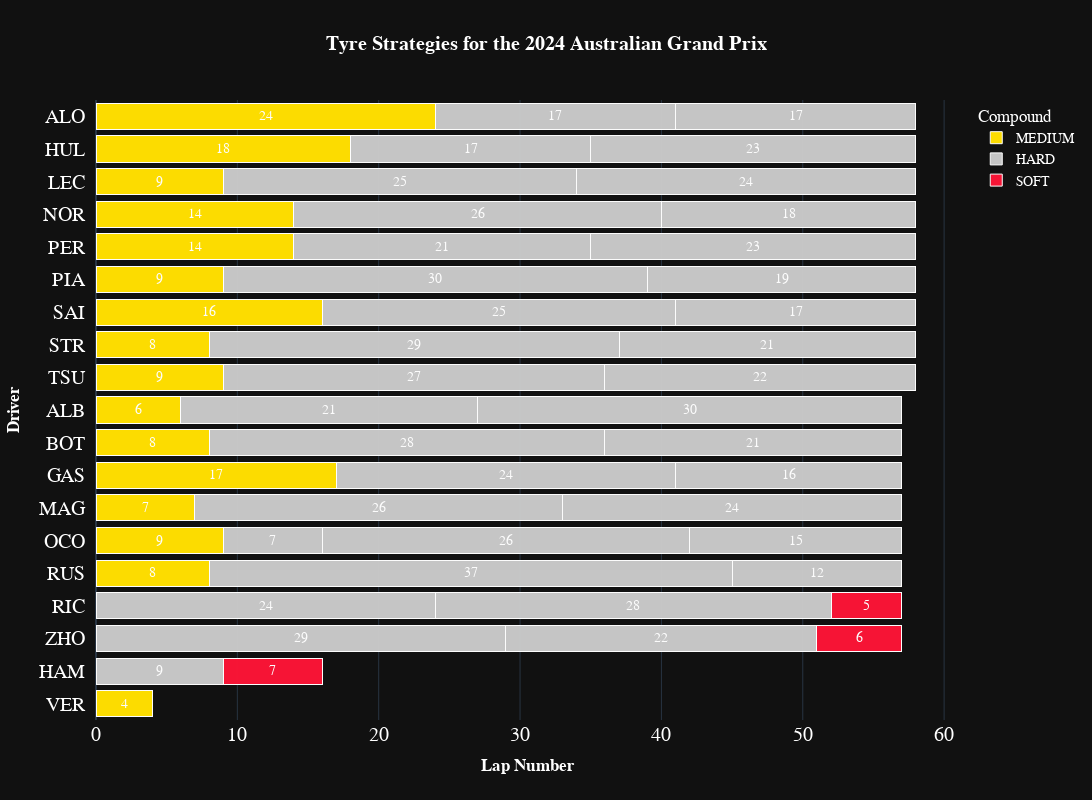

Notebook cell for this chart:
### Code cell
fig=px.bar(
    stints,
    y="Driver",
    x='StintLength',
    text="StintLength",
    orientation='h',
    barmode='stack',
    color='Compound',
    template="plotly_dark",
    title="<b>Tyre Strategies for the {} {}</b>".format(year,gp),
    height=800, width=1200,
    color_discrete_map={
                 "SOFT": "#F91536",
                 "MEDIUM": "#ffdf00 ",
                 "HARD":"#c8c8c8 ",
                 "INTERMEDIATE":"#009E60 ",
                 "WET":"#3671C6"
    }
)
fig.update_layout(
    yaxis = dict(tickfont = dict(size=20)),
    xaxis = dict(tickfont = dict(size=20)),
    xaxis_title="<b>Lap Number</b>",
    yaxis_title="<b>Driver</b>",
    title_x=0.5,
    font=dict(
        family="PT Sans Narrow",
        size=14,
        color="White"
    ),
    title_font_family="PT Sans Narrow",
    # font_family="Courier New",
    # font_color="blue",
    # title_font_color="red",
    # legend_title_font_color="green"

#  "Arial", "Balto", "Courier New", "Droid Sans", "Droid Serif", "Droid Sans Mono", "Gravitas One", "Old Standard TT", "Open Sans", "Overpass", "PT Sans Narrow", "Raleway", "Times New Roman"
)

fig.update_layout(yaxis={'categoryorder':'total descending'},    
        hoverlabel=dict(
        bgcolor="white",
        font_size=16,
        font_family="PT Sans Narrow"
    ),)

fig['layout']['yaxis']['autorange'] = "reversed"

fig.update_traces(marker_line_width=1, marker_line_color="WHITE", opacity=0.99, insidetextanchor="middle",textfont_color="White")

fig.update_yaxes(ticksuffix = "  ")

fig.show()

### Figure 1 — Plotly figure (JSON) as saved in the notebook; plotly's stock layout.template omitted (floating-point values rounded to 4 significant figures)
{"data": [{"alignmentgroup": "True", "hovertemplate": "Compound=MEDIUM<br>StintLength=%{text}<br>Driver=%{y}<extra></extra>", "insidetextanchor": "middle", "legendgroup": "MEDIUM", "marker": {"color": "#ffdf00 ", "line": {"color": "WHITE", "width": 1}, "pattern": {"shape": ""}}, "name": "MEDIUM", "offsetgroup": "MEDIUM", "opacity": 0.99, "orientation": "h", "showlegend": true, "text": [6, 24, 8, 17, 18, 9, 7, 14, 9, 14, 9, 8, 16, 8, 9, 4], "textfont": {"color": "White"}, "textposition": "auto", "type": "bar", "x": [6, 24, 8, 17, 18, 9, 7, 14, 9, 14, 9, 8, 16, 8, 9, 4], "xaxis": "x", "y": ["ALB", "ALO", "BOT", "GAS", "HUL", "LEC", "MAG", "NOR", "OCO", "PER", "PIA", "RUS", "SAI", "STR", "TSU", "VER"], "yaxis": "y"}, {"alignmentgroup": "True", "hovertemplate": "Compound=HARD<br>StintLength=%{text}<br>Driver=%{y}<extra></extra>", "insidetextanchor": "middle", "legendgroup": "HARD", "marker": {"color": "#c8c8c8 ", "line": {"color": "WHITE", "width": 1}, "pattern": {"shape": ""}}, "name": "HARD", "offsetgroup": "HARD", "opacity": 0.99, "orientation": "h", "showlegend": true, "text": [21, 30, 17, 17, 28, 21, 24, 16, 9, 17, 23, 25, 24, 26, 24, 26, 18, 7, 26, 15, 21, 23, 30, 19, 24, 28, 37, 12, 25, 17, 29, 21, 27, 22, 29, 22], "textfont": {"color": "White"}, "textposition": "auto", "type": "bar", "x": [21, 30, 17, 17, 28, 21, 24, 16, 9, 17, 23, 25, 24, 26, 24, 26, 18, 7, 26, 15, 21, 23, 30, 19, 24, 28, 37, 12, 25, 17, 29, 21, 27, 22, 29, 22], "xaxis": "x", "y": ["ALB", "ALB", "ALO", "ALO", "BOT", "BOT", "GAS", "GAS", "HAM", "HUL", "HUL", "LEC", "LEC", "MAG", "MAG", "NOR", "NOR", "OCO", "OCO", "OCO", "PER", "PER", "PIA", "PIA", "RIC", "RIC", "RUS", "RUS", "SAI", "SAI", "STR", "STR", "TSU", "TSU", "ZHO", "ZHO"], "yaxis": "y"}, {"alignmentgroup": "True", "hovertemplate": "Compound=SOFT<br>StintLength=%{text}<br>Driver=%{y}<extra></extra>", "insidetextanchor": "middle", "legendgroup": "SOFT", "marker": {"color": "#F91536", "line": {"color": "WHITE", "width": 1}, "pattern": {"shape": ""}}, "name": "SOFT", "offsetgroup": "SOFT", "opacity": 0.99, "orientation": "h", "showlegend": true, "text": [7, 5, 6], "textfont": {"color": "White"}, "textposition": "auto", "type": "bar", "x": [7, 5, 6], "xaxis": "x", "y": ["HAM", "RIC", "ZHO"], "yaxis": "y"}], "layout": {"barmode": "stack", "font": {"color": "White", "family": "PT Sans Narrow", "size": 14}, "height": 800, "hoverlabel": {"bgcolor": "white", "font": {"family": "PT Sans Narrow", "size": 16}}, "legend": {"title": {"text": "Compound"}, "tracegroupgap": 0}, "title": {"font": {"family": "PT Sans Narrow"}, "text": "<b>Tyre Strategies for the 2024 Australian Grand Prix</b>", "x": 0.5}, "width": 1200, "xaxis": {"anchor": "y", "domain": [0, 1], "tickfont": {"size": 20}, "title": {"text": "<b>Lap Number</b>"}}, "yaxis": {"anchor": "x", "autorange": "reversed", "categoryorder": "total descending", "domain": [0, 1], "tickfont": {"size": 20}, "ticksuffix": "  ", "title": {"text": "<b>Driver</b>"}}}}
